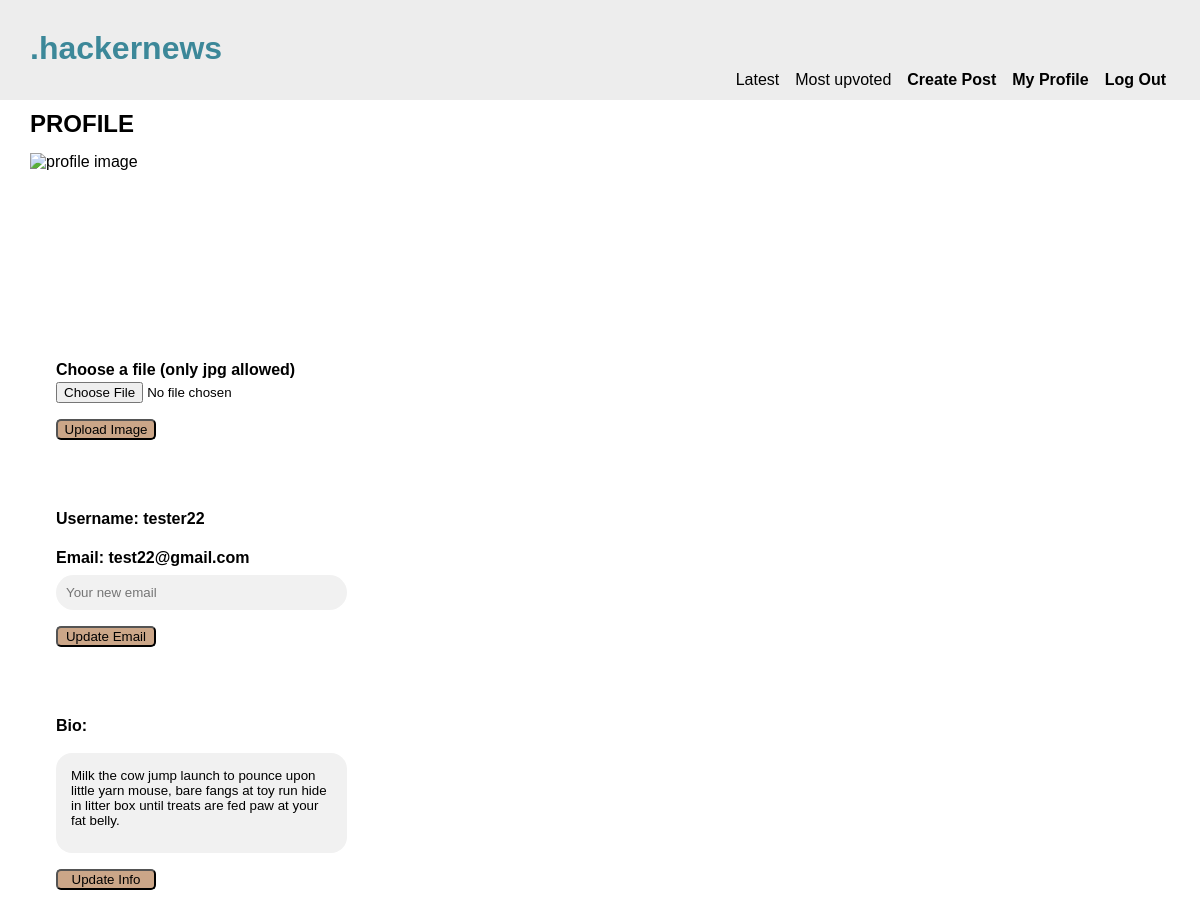
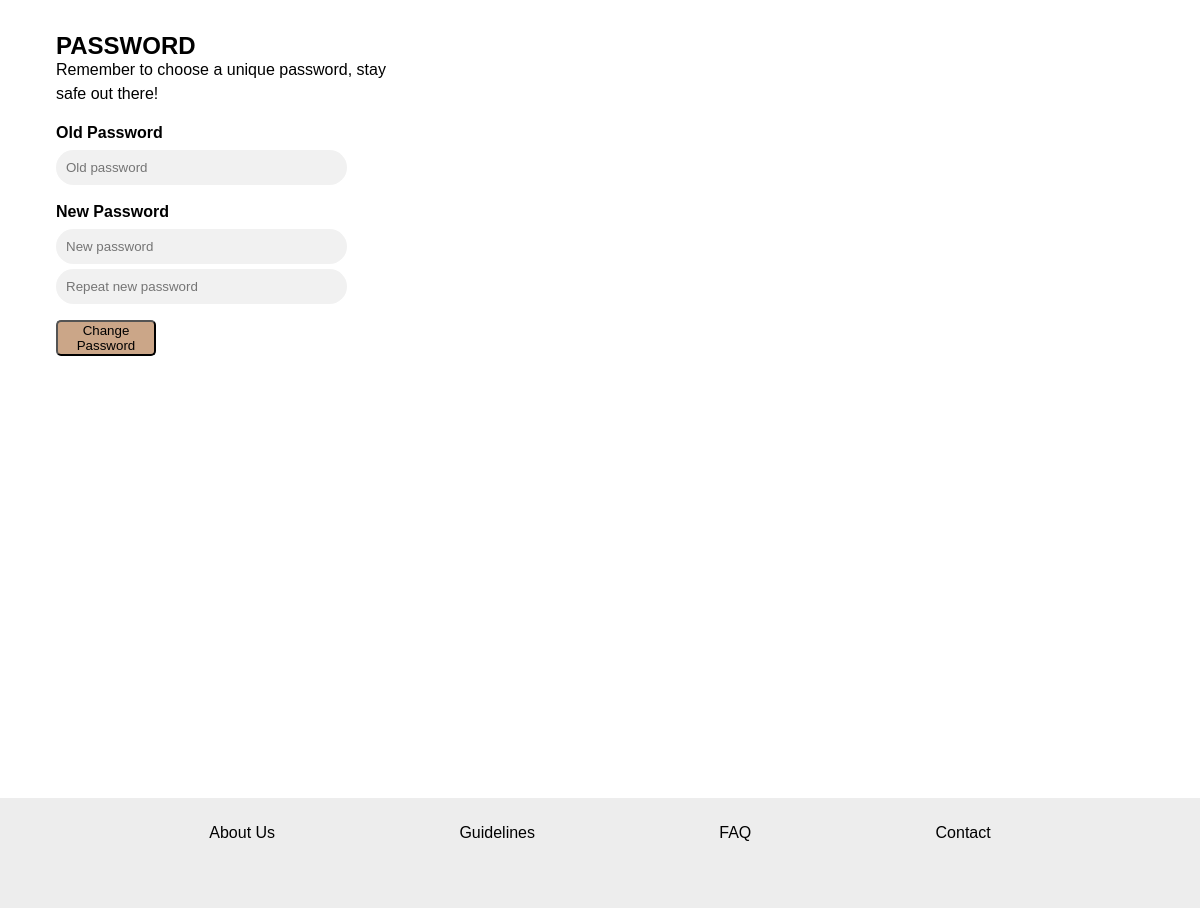
The app's page /editProfile.php (signed in) with its own data (2 pictures, top to bottom).
### tables this page shows
CREATE TABLE users
(id INTEGER PRIMARY KEY,
username VARCHAR,
name VARCHAR,
email VARCHAR,
pwd VARCHAR, bio varchar, profileimg VARCHAR);

### app/functions.php (called while the page is built, shortened)
<?php
function getUserById(PDO $pdo, int $id)
{
    $statement = $pdo->prepare('SELECT * FROM users WHERE id = :id');
    $statement->bindParam(':id', $id, PDO::PARAM_INT);
    $statement->execute();
    $user = $statement->fetch(PDO::FETCH_ASSOC);
    return $user;
}

### editProfile.php (the view, shortened to what this page needs)
<?php
require __DIR__ . '/app/autoload.php';
require __DIR__ . '/views/header.php';
$id = (int)$_SESSION['user']['id'];
$user = getUserById($pdo, $id);
$profileImg = $_SESSION['user']['profileimg'];
?>
<main class="profileMain">
    <h2>PROFILE</h2>
    <?php if (file_exists('/app/uploads' . $profileImg === false)) : ?>
        <img src="/app/profile/uploads/defaultprofile.jpg" alt="avatar">
    <?php else : ?>
        <img src="/app/profile/uploads/<?= $profileImg ?>" alt="profile image">
    <?php endif; ?>
    <form class="editForm" action="/app/profile/editImg.php" method="post" enctype="multipart/form-data">
        <label for="image">Choose a file (only jpg allowed)</label>
        <input type="file" name="image" id="image" accept=".jpg" required>
        <button type="submit">Upload Image</button>
    </form>
    <form class="editForm" action="/app/profile/editEmail.php" method="post">
        <label>Username: <?= $user['username']; ?> </label>
        <label>Email: <?= $user['email']; ?></label>
        <input type="email" name="newEmail" placeholder="Your new email">
        <button type="submit">Update Email</button>
    </form>
    <form class="editForm" action="/app/profile/editBio.php" method="post">
        <label>Bio:</label>
        <textarea type="text" name="newBio" placeholder="Say something about you"><?= $user['bio']; ?></textarea>
        <button type="submit">Update Info</button>
    </form>
    <section class="pwdSection">
        <form class="editForm" action="/app/profile/editPwd.php" method="post">
            <h2>PASSWORD</h2>
            <p>Remember to choose a unique password, stay safe out there!</p>
            <label for="pwd">Old Password</label>
            <input type="password" name="oldPwd" placeholder="Old password">
            <label for="pwd">New Password</label>
            <input type="password" name="newPwd" placeholder="New password">
            <input type="password" name="newPwdRep" placeholder="Repeat new password">
            <button type="submit">Change Password</button>
        </form>
    </section>
</main>
<?php require __DIR__ . '/views/footer.php'; ?>

### assets/css/global.css (style rules this page uses)
* { box-sizing: border-box; margin: 0; font-family: Arial, Helvetica, sans-serif; }
body { height: 100%; width: 100%; }
:root { --header-footer-bg: rgb(237, 237, 237); --main-bg: rgb(237, 237, 237); --btn: rgb(203, 166, 136); --btn-dark: rgb(170, 139, 114); --title-heading: rgb(60, 136, 153); }

### assets/css/forms.css (style rules this page uses)
form { display: flex; flex-direction: column; line-height: 1.5rem; }
button { border-radius: 5px; max-width: 100px; background-color: var(--btn); margin-top: 1rem; }
.editForm { display: flex; flex-direction: column; padding: 10px; margin-bottom: 2rem; margin-left: 1rem; }
.editForm textarea { width: 80%; padding: 15px; border: none; border-radius: 1rem; background-color: #f1f1f1; resize: none; height: 100px; outline: none; margin-top: 15px; }
.editForm label { font-size: medium; font-weight: bold; margin-top: 15px; }
.editForm input[type="email"], input[type="password"] { width: 80%; padding: 10px; margin-top: 5px; border: none; border-radius: 2rem; background-color: #f1f1f1; resize: none; max-height: 50px; outline: none; }

### assets/css/profile.css (style rules this page uses)
.profileMain { display: flex; flex-direction: column; margin-top: 110px; margin-bottom: 100px; margin-left: 30px; max-width: 400px; }
img { width: 180px; height: 180px; margin-top: 15px; }

### records on screen
users: username "tester22", email "test22@gmail.com", newBio "Milk the cow jump launch to pounce upon little yarn mouse, bare fangs at toy run hide in litter box until treats are fed paw at your fat belly."
